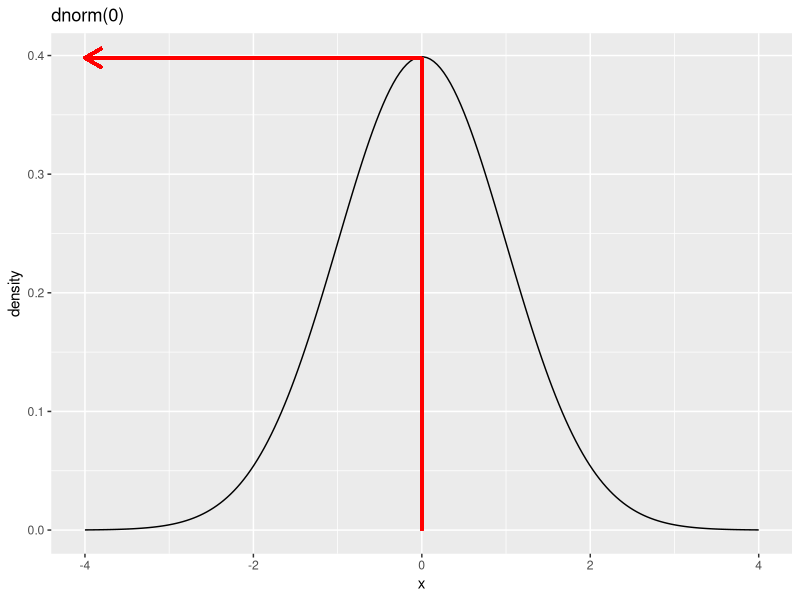
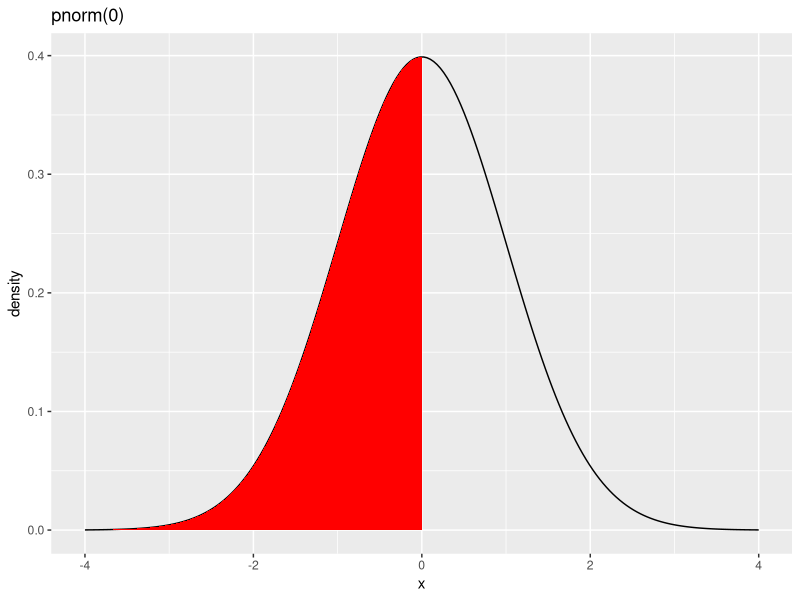
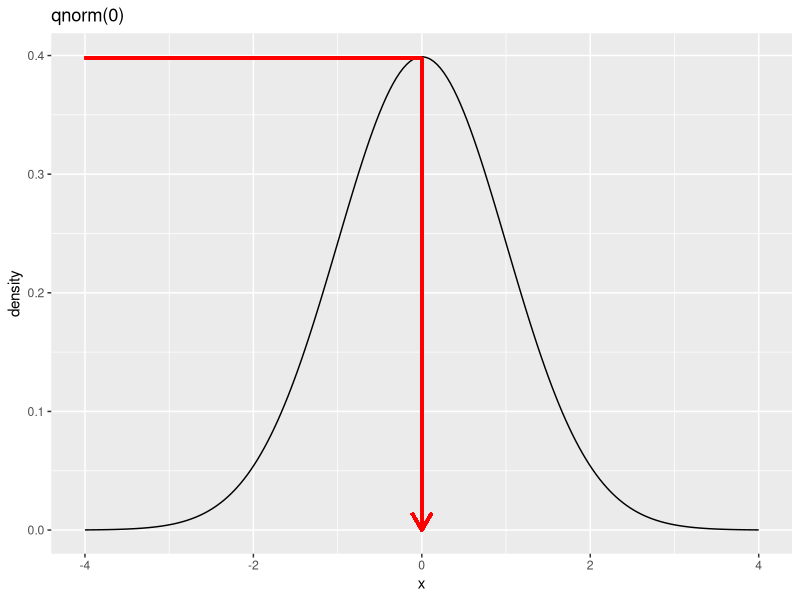
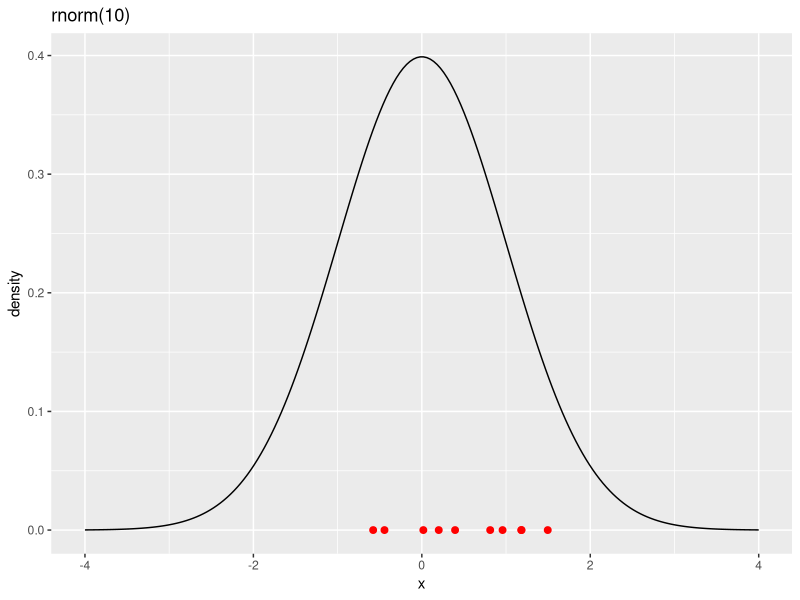

R code for these plots, in order:
## ---- chunk 1
mean(c(10, 20, 21, 78, 105))

## ---- chunk 2
dnorm(0)
## ---- chunk 3
library(ggplot2)

x <- seq(-4, 4, length=200)
y <- 1/sqrt(2*pi)*exp(-x^2/2)
#plot(x, y, type="l", lwd=2, col="red")

dat <- data.frame(x=x, y=y)
ggplot(data = dat, mapping = aes(x = x, y = y)) +
    geom_line()+labs(y = "density", title = "dnorm(0)")+
    geom_segment(aes(x = 0, y = 0, xend = 0, yend = 0.398), size=1, color="red")+
    geom_segment(aes(x = 0, y = 0.398, xend = -4, yend = 0.398), arrow = arrow(length = unit(0.5, "cm")), size=1, color="red")
    

## ---- chunk 4
pnorm(0)
## ---- chunk 5
library(ggplot2)

x <- seq(-4, 4, length=200)
y <- 1/sqrt(2*pi)*exp(-x^2/2)
#plot(x, y, type="l", lwd=2, col="red")

dat <- data.frame(x=x, y=y)
ggplot(data = dat, mapping = aes(x = x, y = y)) +
    geom_line()+labs(y = "density", title = "pnorm(0)")+
    geom_area(stat = "function", fun = dnorm, fill = "red", xlim = c(-4, 0))
    

## ---- chunk 6
qnorm(0.5)
## ---- chunk 7
library(ggplot2)

x <- seq(-4, 4, length=200)
y <- 1/sqrt(2*pi)*exp(-x^2/2)
#plot(x, y, type="l", lwd=2, col="red")

dat <- data.frame(x=x, y=y)
ggplot(data = dat, mapping = aes(x = x, y = y)) +
    geom_line()+labs(y = "density", title = "qnorm(0)")+
    geom_segment(aes(x = 0, y = 0.398, xend = 0, yend = 0), size=1, color="red", arrow = arrow(length = unit(0.5, "cm")),)+
    geom_segment(aes(x = 0, y = 0.398, xend = -4, yend = 0.398), size=1, color="red")
    

## ---- chunk 8
set.seed(262020)
random_numbers <- rnorm(10)
random_numbers
sort(random_numbers) ## sort the numbers then it is easy to map with the graph

## ---- chunk 9
x <- seq(-4, 4, length=200)
y <- 1/sqrt(2*pi)*exp(-x^2/2)
dat <- data.frame(x=x, y=y)
highlight <- data.frame(y=rep(0, 10), x=random_numbers)
ggplot(data = dat, mapping = aes(x = x, y = y)) +
    geom_line() + labs(y = "density", title = "rnorm(10)") + geom_point(data=highlight, aes(x=x, y=y), colour="red", size=2)

## ---- chunk 10
rnorm(10) # first attempt

## ---- chunk 11
rnorm(10) # second attempt

## ---- chunk 12
set.seed(1)
rnorm(10) # First attempt with set.seed
## ---- chunk 13
set.seed(1)
rnorm(10) # Second attempt with set.seed
